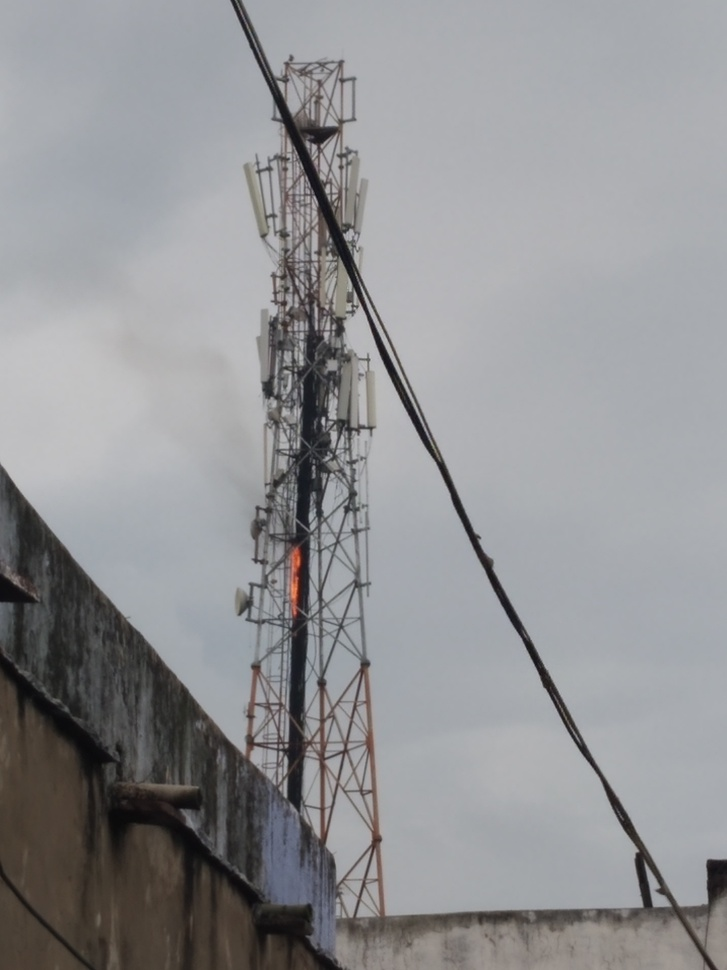
#> input picture Datacluster Fire and Smoke Sample (12).jpg, 727 x 970 px, shrunk from 3000 x 4000 before the run; its folder holds only this picture in this run
$ python -i SegmentMasker.py   (imports and definitions only)
#> lines starting #> are read from the running program, lines starting #| are printed output that depends on the picture; after the words box and inside, x2 and y2 are one past the last pixel; in counts of white or black regions, pixels touching at a corner belong together
#> further down, picture is the input picture: shape (970, 727, 3); mean B, G, R 148.7, 146.3, 145.8
import cv2
import numpy as np
import os
import matplotlib.pyplot as plt

def create_fire_mask(image):

    hsv_image = cv2.cvtColor(image, cv2.COLOR_BGR2HSV)
#> hsv_image: shape (970, 727, 3); mean H, S, V 92.3, 15.8, 150.9

    lower_bound1 = np.array([0, 120, 150])
    upper_bound1 = np.array([25, 255, 255])
    mask1 = cv2.inRange(hsv_image, lower_bound1, upper_bound1)
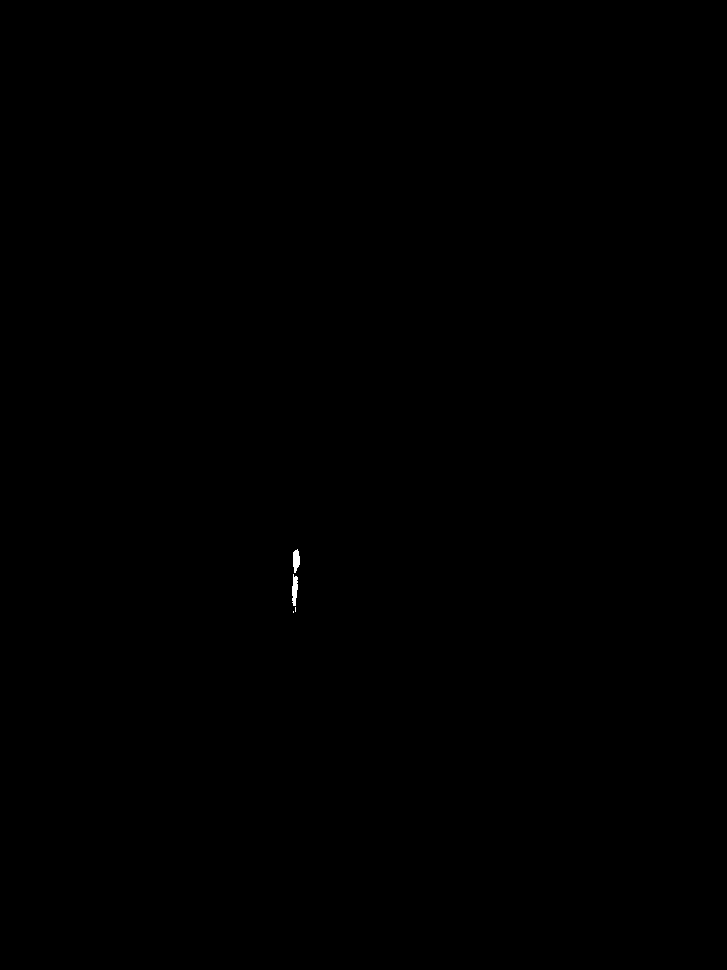
#> mask1: shape (970, 727); 0.04% white; 4 white regions (2 under 20 px), largest, box (x1, y1, x2, y2) and area: (292, 574, 298, 606) 138, (293, 549, 300, 573) 125

    lower_bound2 = np.array([18, 100, 180])
    upper_bound2 = np.array([35, 255, 255])
    mask2 = cv2.inRange(hsv_image, lower_bound2, upper_bound2)
#> mask2: shape (970, 727); every value is 0


    mask = cv2.bitwise_or(mask1, mask2)


    kernel = np.ones((5, 5), np.uint8)
    mask = cv2.morphologyEx(mask, cv2.MORPH_CLOSE, kernel)
#> mask: shape (970, 727); 0.04% white; 1 white region, box (x1, y1, x2, y2) and area: (292, 549, 300, 613) 284
    mask = cv2.morphologyEx(mask, cv2.MORPH_OPEN, kernel)
#> mask: shape (970, 727); 0.03% white; 2 white regions, box (x1, y1, x2, y2) and area: (292, 577, 298, 598) 109, (293, 551, 300, 567) 104
    return mask

def process_images(input_folder, output_folder):

    os.makedirs(output_folder, exist_ok=True)


    for filename in os.listdir(input_folder):

        if filename.lower().endswith(('.png', '.jpg', '.jpeg')):

            image_path = os.path.join(input_folder, filename)
            image = cv2.imread(image_path)

            mask = create_fire_mask(image)

            mask_filename = f"mask_{filename}"
            mask_path = os.path.join(output_folder, mask_filename)
            cv2.imwrite(mask_path, mask)


input_folder = r"C:\Users\Anish\OneDrive\Desktop\Project I\segmentation\val\images\non_fire"
output_folder = r"C:\Users\Anish\OneDrive\Desktop\Project I\segmentation\val\masks\non_fire"

# [1 line not run here, left out]

>>> import cv2
>>> picture = cv2.imread('Datacluster Fire and Smoke Sample (12).jpg')
>>> result = create_fire_mask(picture)
